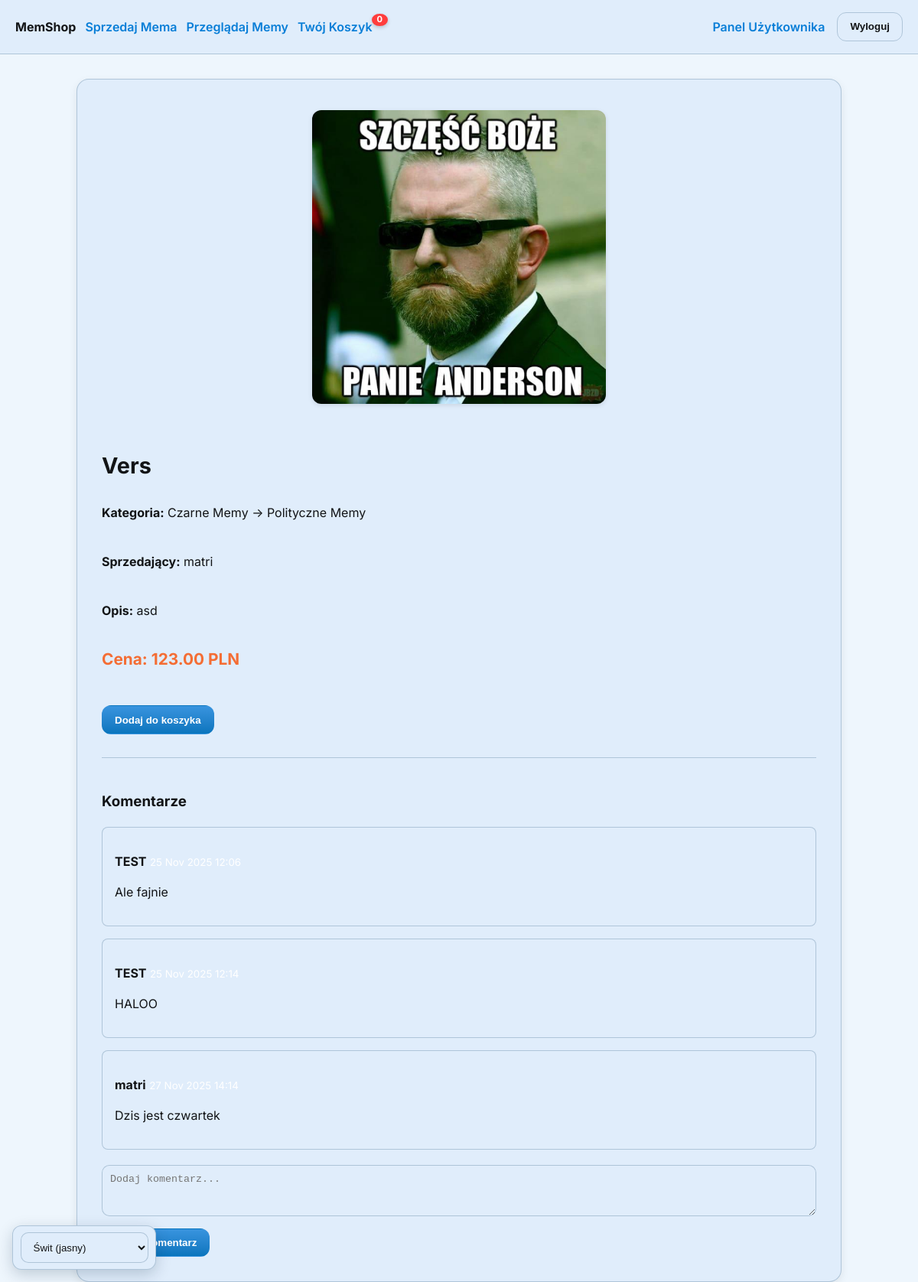
The app's page /product/29/ (signed in) with its own data.
### shop/models.py (models this page shows, shortened)
class Product(models.Model):
    image = models.ImageField(upload_to='products/', verbose_name='Obraz', null=True, blank=True)
    TARGET_WIDTH = 600
    TARGET_HEIGHT = 600
    category = models.ForeignKey(Category, on_delete=models.PROTECT, related_name='products', verbose_name='Kategoria')
    author = models.ForeignKey(User, on_delete=models.CASCADE, verbose_name='Autor')
    name = models.CharField(max_length=200, verbose_name='Nazwa')
    description = models.TextField(verbose_name='Opis (obsługuje HTML)', blank=True)
    price = models.DecimalField(max_digits=10, decimal_places=2, verbose_name='Cena')
    image = models.ImageField(upload_to='products/', verbose_name='Obraz', null=True, blank=True)
    stock = models.PositiveIntegerField(default=1, verbose_name='Stan magazynowy')
    is_approved = models.BooleanField(default=False, verbose_name='Zatwierdzony')
    is_hidden = models.BooleanField(default=False, verbose_name="Ukryty")
    created_at = models.DateTimeField(auto_now_add=True)
    hidden_by_admin = models.BooleanField(default=False, verbose_name="Ukryty przez administratora")
    updated_at = models.DateTimeField(auto_now=True)

class Category(models.Model):
    name = models.CharField(max_length=100)
    description = models.TextField(blank=True)
    parent = models.ForeignKey('self', on_delete=models.CASCADE, null=True, blank=True, related_name='subcategories')
    class Meta:
        verbose_name_plural = "Categories"
        ordering = ('name',)
    def __str__(self):
        full_path = [self.name]
        k = self.parent
        while k is not None:
            full_path.append(k.name)
            k = k.parent
        return ' -> '.join(full_path[::-1])

class Comment(models.Model):
    product = models.ForeignKey(Product, on_delete=models.CASCADE, related_name='comments', verbose_name='Produkt')
    author = models.ForeignKey(User, on_delete=models.CASCADE, verbose_name='Autor')
    content = models.TextField(verbose_name='Treść')
    is_approved = models.BooleanField(default=False, verbose_name='Zatwierdzony')
    created_at = models.DateTimeField(auto_now_add=True)

### shop/views.py (the view, shortened to what this page needs)
# urls.py: path('product/<int:product_id>/', views.product_detail, name='product_detail'),
@login_required
def product_detail(request, product_id):
    product = get_object_or_404(Product, id=product_id)
    comments = product.comments.filter(is_approved=True).order_by('-created_at')
    context = {
        'product': product,
        'comments': comments
    }
    return render(request, 'product_detail.html', context)

### shop/context_processors.py (called while the page is built)
def cart_item_count(request):
    if request.user.is_authenticated:
        try:
            cart = request.user.cart
            count = sum(item.quantity for item in cart.items.all())
            return {'cart_item_count': count if count <= 9 else '9+'}
        except Cart.DoesNotExist:
            return {'cart_item_count': 0}
    return {'cart_item_count': 0}

### shop/templates/product_detail.html (shortened to what this page needs)
{% extends "base.html" %}
{% load static %}
{% block extra_css %}
<link rel="stylesheet" href="{% static 'css/product_details.css' %}">
{% endblock %}
{% block content %}
<div class="product-detail-container">
    <div class="product-card">
        {% if product.image %}
<div class="card-image-container">
    <img src="{{ product.image.url }}" alt="{{ product.name }}" class="card-image">
</div>
{% endif %}
        <div class="product-info">
            <h1>{{ product.name }}</h1>
            <p><strong>Kategoria:</strong> {{ product.category }}</p>
            <p><strong>Sprzedający:</strong> {{ product.author.username }}</p>
            <p><strong>Opis:</strong> {{ product.description }}</p>
            <p class="price"><strong>Cena:</strong> {{ product.price }} PLN</p>
            <form action="{% url 'add_to_cart' product.id %}" method="post">
                <button type="submit" class="btn btn-primary">Dodaj do koszyka</button>
            </form>
        </div>
    </div>
    <div class="comments-section" style="margin-top: 30px; width: 100%;">
            <h3>Komentarze</h3>
            {% for comment in product.comments.all %}
                {% if comment.is_approved or request.user == comment.author %}
                    <div class="comment-card" style="padding: 1rem; margin-bottom: 1rem; border: 1px solid var(--pd-border); border-radius: 8px; background: var(--pd-card-bg);">
                        <p>
                            <strong>{{ comment.author.username }}</strong>
                            <small style="color: var(--text-inv);">{{ comment.created_at|date:"d M Y H:i" }}</small>
                        </p>
                        <p>{{ comment.content }}</p>
                    </div>
                {% endif %}
            {% empty %}
                <p>Brak komentarzy dla tego produktu.</p>
            {% endfor %}
            {% if user.is_authenticated %}
                <form method="post" style="margin-top: 20px;">
                    <div class="form-group">
                        <textarea name="content" rows="3" class="form-control" placeholder="Dodaj komentarz..." required style="width: 100%; padding: 10px;"></textarea>
                    </div>
                    <button type="submit" class="btn btn-primary" style="margin-top: 10px;">Dodaj komentarz</button>
                </form>
            {% else %}
                <p><a href="{% url 'login' %}">Zaloguj się</a>, aby dodać komentarz.</p>
            {% endif %}
        </div>
    </div>
{% endblock %}

### shop/static/css/theme.css (style rules this page uses)
:root { --font-family: system-ui, -apple-system, "Segoe UI", Roboto, Arial, sans-serif; --radius: 0.5rem; }
[data-theme="swit"] { --tone1: hsl(18 90% 58%); --tone2: hsl(204 90% 45%); --tone3: hsl(145 55% 42%); --primary: var(--tone2); --accent: var(--tone1); --success: var(--tone3); --bg: color-mix(in oklab, #ffffff 92%, var(--tone2)); --card-bg: color-mix(in oklab, #ffffff 85%, var(--tone2)); --elev-1: color-mix(in oklab, var(--card-bg) 85%, #000 0%); --border: color-mix(in oklab, var(--primary) 12%, #000 10%); --muted: color-mix(in oklab, var(--primary) 14%, #111 86%); --text: #121416; --text-inv: #ffffff; --link: color-mix(in oklab, var(--primary) 80%, #0a58ca); }
* { box-sizing: border-box; }
html, body { height: 100%; }
body { margin: 0; background: var(--bg); color: var(--text); font-family: var(--font-family, system-ui, -apple-system, "Segoe UI", Roboto, Arial, sans-serif); line-height: 1.5; }
.input, input, select, textarea { width: 100%; padding: .65rem .75rem; border: 1px solid var(--border); border-radius: 10px; background: var(--elev-1); color: var(--text); outline: none; transition: border-color .2s, box-shadow .2s, background .2s; }
.btn { display: inline-flex; align-items: center; justify-content: center; border: 1px solid transparent; cursor: pointer; border-radius: 12px; padding: .65rem 1rem; font-weight: 700; transition: filter .15s, transform .05s, background .2s, color .2s; }
.btn-primary { background: linear-gradient(180deg, color-mix(in oklab, var(--primary) 90%, #fff 10%), color-mix(in oklab, var(--primary) 90%, #000 10%) ); color: var(--text-inv); }

### shop/static/css/product_details.css (style rules this page uses)
:root { --pd-input-bg: var(--elev-1); --pd-text-inv: var(--text-inv); --pd-accent: var(--accent); --pd-border: var(--border); --pd-card-bg: var(--card-bg); --pd-primary: var(--accent); --pd-text: var(--text); }
.product-detail-container { max-width: 1000px; margin: 2rem auto; padding: 2rem; background: var(--pd-card-bg); border: 1px solid var(--pd-border); border-radius: 16px; box-shadow: 0 4px 12px rgba(0,0,0,0.08); }
.product-card { display: flex; flex-wrap: wrap; align-items: flex-start; gap: 2rem; }
.product-info { flex: 1 1 55%; display: flex; flex-direction: column; gap: 0.5rem; }
.product-info h1 { margin-bottom: 0.25rem; font-size: 1.8rem; color: var(--pd-text); }
.price { font-size: 1.3rem; color: var(--pd-primary); font-weight: bold; margin-top: 0.75rem; }
.product-info form { margin-top: 1rem; }
.comments-section { margin-top: 3rem; padding-top: 1.5rem; border-top: 1px solid var(--pd-border); }
.card-image-container { width: 100%; max-width: 400px; display: flex; justify-content: center; align-items: center; margin: 0 auto; padding: 0.5rem; box-sizing: border-box; }
.card-image { width: 100%; height: auto; max-height: 400px; object-fit: contain; border-radius: 12px; box-shadow: 0 2px 6px rgba(0,0,0,0.1); }

### records on screen
Product: image (picture), name "Vers", category "Czarne Memy -> Polityczne Memy", author.username "matri", description "asd", price "123.00"
Comment: author.username "TEST", created_at "25 Nov 2025 12:06", content "Ale fajnie"
Comment: author.username "TEST", created_at "25 Nov 2025 12:14", content "HALOO"
Comment: author.username "matri", created_at "27 Nov 2025 14:14", content "Dzis jest czwartek"

### other values on screen
{{ cart_item_count }} "0"
